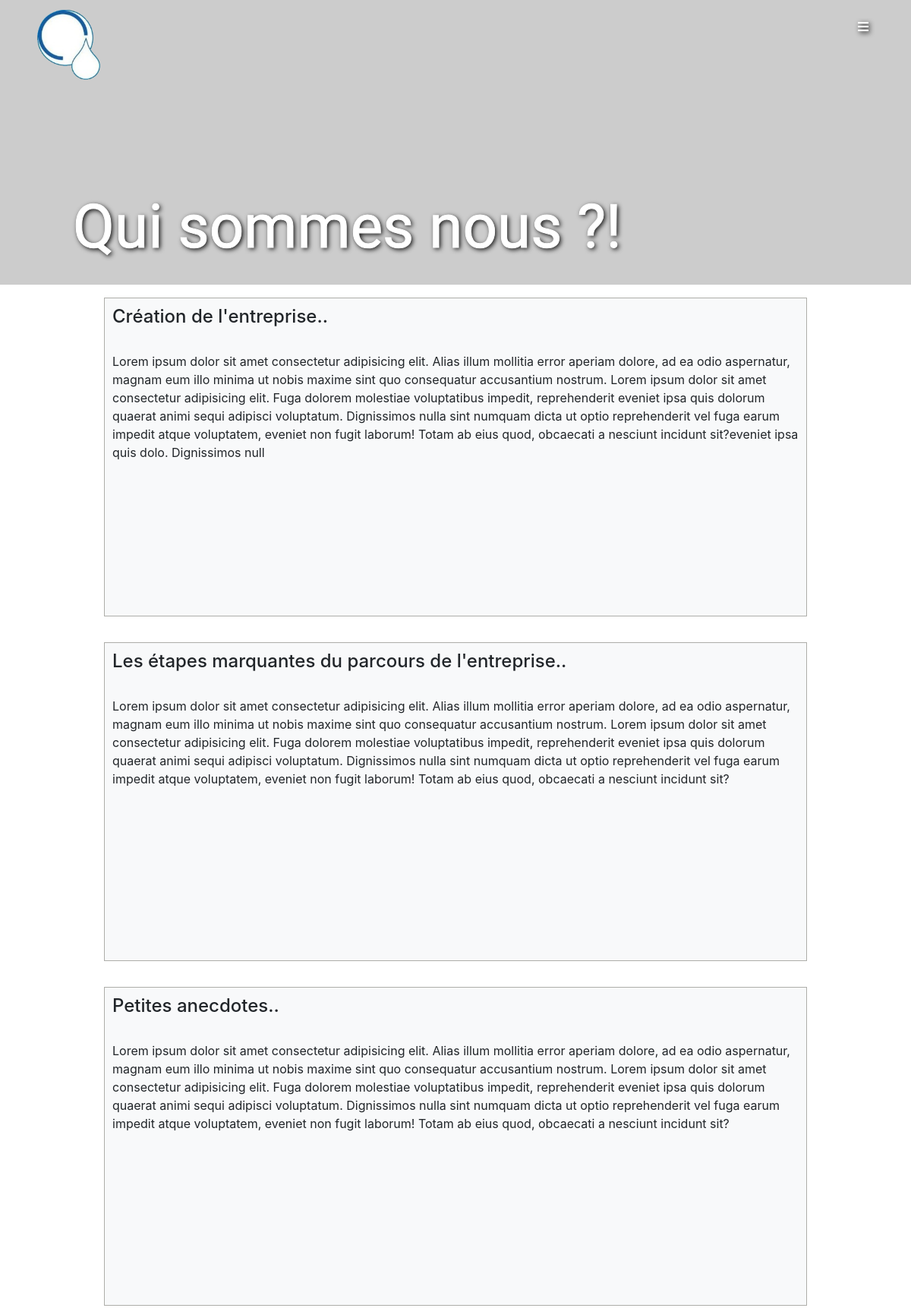
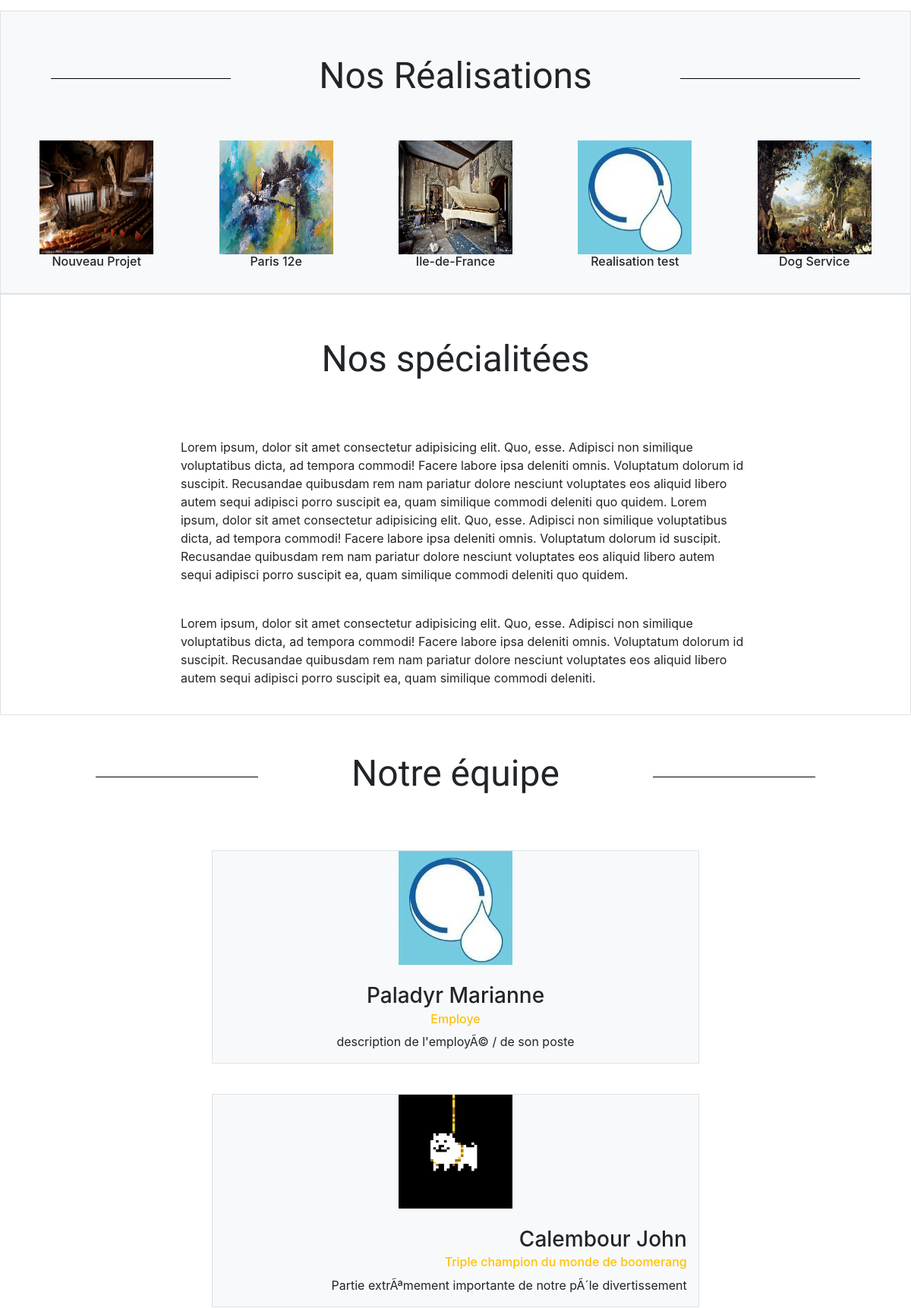
Screenshot of /Qui_Sommes-nous (upper part) with the database file from the repository (2 pictures, top to bottom).
### tables this page shows
CREATE TABLE realisation(
   real_id INT NOT NULL AUTO_INCREMENT,
   real_titre VARCHAR(100) NOT NULL,
   real_logo VARCHAR(100),
   real_paragraphe_un VARCHAR(500) NOT NULL,
   real_paragraphe_deux VARCHAR(500),
   real_lieu VARCHAR(100),
   real_cout VARCHAR(100),
   real_date_debut DATE,
   real_date_fin DATE,
   real_img_un VARCHAR(100),
   real_img_trois VARCHAR(100),
   real_img_quatre VARCHAR(100),
   real_img_cinq VARCHAR(100),
   real_img_deux VARCHAR(100),
   real_theme VARCHAR(100),
   PRIMARY KEY(real_id)
);

CREATE TABLE employe(
   employe_id INT NOT NULL AUTO_INCREMENT,
   employe_nom VARCHAR(100) NOT NULL,
   employe_prenom VARCHAR(100),
   employe_image_un VARCHAR(100),
   employe_titre VARCHAR(100),
   employe_description VARCHAR(500),
   PRIMARY KEY(employe_id)
);

### index.php (called while the page is built, shortened)
<?php
include_once("bdd.php");
include_once("view/menu/header.php");
include("Router.php");
$router =  Router::getPage(@$_GET["page"]);
include_once("view/menu/footer.php");

### controller/proposController.php (called while the page is built, shortened)
<?php
include_once("model/employeModel.php");
include_once("model/realisationModel.php");
class proposController
{
    public static function showPropos()
    {
        $employe = new employeModel;
        $propos = $employe->getEmployes();
        $reals= new RealisationModel;
        $reals=$reals->getRealisations(5, @$_GET["pageReal"]);
        include('view/propos/propos.php');
    }
}

### bdd.php (called while the page is built)
<?php
class Bdd
{
    public static function Connexion()
    {
        try {
            $bdd = new PDO("mysql:host=localhost;dbname=ccstdb", "root", "root");
            return $bdd;
        } catch (Exception $e) {
            die('erreur de connexion à la bdd <br> $e');
        }
    }
}

### model/entityBddModel.php (called while the page is built, shortened)
<?php
abstract class Entity
{
    public function __construct()
    {
        $this->bdd = Bdd::Connexion();
    }
}

### model/realisationModel.php (called while the page is built, shortened)
<?php
include_once("model/entityBddModel.php");
class RealisationModel extends Entity
{
    public function getRealisations(int $limite, $param)
    {
        if ($param === null) {
            $requete = $this->bdd->prepare('SELECT * FROM realisation  ORDER BY real_id DESC
                                            LIMIT :limite ;');
            $requete->bindValue('limite', $limite, PDO::PARAM_INT);
            $requete->execute();
            $resultat = $requete->fetchAll();
        }
        $this->bdd = null;
        return $resultat;
    }
}

### model/employeModel.php (called while the page is built, shortened)
<?php
include_once("model/entityBddModel.php");
class EmployeModel extends Entity
{
    public function getEmployes()
    {
        $requete = $this->bdd->prepare('SELECT * FROM employe');
        $requete->execute();
        $resultat = $requete->fetchAll();
        $this->bdd = null;
        return $resultat;
    }
}

### view/propos/propos.php (the view, shortened to what this page needs)
<div id="carousel" class="carousel slide" data-ride="carousel">
  <div class="carousel-inner">
    <div class="carousel-item active">
      <img src="https://picsum.photos/2000/401" class="img-page" alt="Chicago" />
      <div class="carousel-caption">
        <h1>Qui sommes nous ?!</h1>
      </div>
    </div>
  </div>
</div>
<article >
  <div class="propos-container   ">
    <div class=" border2 bg-light">
      <h4>
        Création de l'entreprise..
      </h4>
      <br />
      <p>
        Lorem ipsum dolor sit amet consectetur adipisicing elit. Alias illum
        mollitia error aperiam dolore, ad ea odio aspernatur, magnam eum
        illo minima ut nobis maxime sint quo consequatur accusantium
        nostrum. Lorem ipsum dolor sit amet consectetur adipisicing elit.
        Fuga dolorem molestiae voluptatibus impedit, reprehenderit eveniet
        ipsa quis dolorum quaerat animi sequi adipisci voluptatum.
        Dignissimos nulla sint numquam dicta ut optio reprehenderit vel fuga
        earum impedit atque voluptatem, eveniet non fugit laborum! Totam ab
        eius quod, obcaecati a nesciunt incidunt sit?eveniet ipsa quis
        dolo. Dignissimos null
      </p>
    </div>
    <div class=" border2 bg-light">
      <h4>
        Les étapes marquantes du parcours de l'entreprise..
      </h4>
      <br />
      <p>
        Lorem ipsum dolor sit amet consectetur adipisicing elit. Alias illum
        mollitia error aperiam dolore, ad ea odio aspernatur, magnam eum
        illo minima ut nobis maxime sint quo consequatur accusantium
        nostrum. Lorem ipsum dolor sit amet consectetur adipisicing elit.
        Fuga dolorem molestiae voluptatibus impedit, reprehenderit eveniet
        ipsa quis dolorum quaerat animi sequi adipisci voluptatum.
        Dignissimos nulla sint numquam dicta ut optio reprehenderit vel fuga
        earum impedit atque voluptatem, eveniet non fugit laborum! Totam ab
        eius quod, obcaecati a nesciunt incidunt sit?
      </p>
    </div>
    <div class=" border2 bg-light">
      <h4>
        Petites anecdotes..
      </h4>
      <br />
      <p>
        Lorem ipsum dolor sit amet consectetur adipisicing elit. Alias illum
        mollitia error aperiam dolore, ad ea odio aspernatur, magnam eum
        illo minima ut nobis maxime sint quo consequatur accusantium
        nostrum. Lorem ipsum dolor sit amet consectetur adipisicing elit.
        Fuga dolorem molestiae voluptatibus impedit, reprehenderit eveniet
        ipsa quis dolorum quaerat animi sequi adipisci voluptatum.
        Dignissimos nulla sint numquam dicta ut optio reprehenderit vel fuga
        earum impedit atque voluptatem, eveniet non fugit laborum! Totam ab
        eius quod, obcaecati a nesciunt incidunt sit?
      </p>
    </div>
  </div>
  <section class="propos-section border l-100 d-flex flex-column p-2  justify-content-around bg-light ">
    <header  class=" mt-5 mb-5 d-flex flex-row align-items-center justify-content-around titreSection">
      <span></span>
      <h1 >Nos Réalisations</h1>
      <span></span>
    </header>
    <div class="d-flex flex-row justify-content-around flex-wrap mb-3">
    <?php
        foreach($reals as $real){
        echo '<a href="Realisation-'.$real['real_id'].' " class="d-real d-flex flex-column align-items-center ">
              <img src="'.$real['real_logo'].'" class="img-150" alt="'.$real['real_titre'].'" />
              <h6 class="position-relative t-real">'.$real['real_titre'].'</h6>
          </a>';
        }
      ?>
    </div>
  </section>
  <section class="border l-100 d-flex flex-column p-2 align-items-center justify-content-center">
    <header class="l-100 mt-5 mb-3 d-flex flex-row align-items-center justify-content-around ">
      <h1 class="titre-spe">Nos spécialitées</h1>
    </header>
    <br />
  <div class=" l-80 d-flex flex-column p-2  justify-content-center">
    <div class="col-md-12 border1">
      Lorem ipsum, dolor sit amet consectetur adipisicing elit. Quo, esse.
      Adipisci non similique voluptatibus dicta, ad tempora commodi! Facere
      labore ipsa deleniti omnis. Voluptatum dolorum id suscipit. Recusandae
      quibusdam rem nam pariatur dolore nesciunt voluptates eos aliquid
      libero autem sequi adipisci porro suscipit ea, quam similique commodi
      deleniti quo quidem. Lorem ipsum, dolor sit amet consectetur
      adipisicing elit. Quo, esse. Adipisci non similique voluptatibus
      dicta, ad tempora commodi! Facere labore ipsa deleniti omnis.
      Voluptatum dolorum id suscipit. Recusandae quibusdam rem nam pariatur
      dolore nesciunt voluptates eos aliquid libero autem sequi adipisci
      porro suscipit ea, quam similique commodi deleniti quo quidem.
    </div>
    <div class="col-md-12 border1">
      Lorem ipsum, dolor sit amet consectetur adipisicing elit. Quo, esse.
      Adipisci non similique voluptatibus dicta, ad tempora commodi! Facere
      labore ipsa deleniti omnis. Voluptatum dolorum id suscipit. Recusandae
      quibusdam rem nam pariatur dolore nesciunt voluptates eos aliquid
      libero autem sequi adipisci porro suscipit ea, quam similique commodi
      deleniti.
    </div>
    </div>
  </section>
  <main class="d-flex flex-column align-items-center  m-0">
    <header  class="mt-5 mb-5 col-11 d-flex flex-row align-items-center justify-content-around titreSection">
      <span></span>
      <h1 class="titre-spe">Notre équipe</h1>
      <span></span>
    </header>
    <div class=" l-80 d-flex flex-column align-items-center  m-0">
    <?php
    foreach ($propos as $prop) {
      if ($compteur % 2 === 0) {
        echo '
          <article class="art-propos l-81 d-presentation  border mt-3 mb-4 bg-light">
              <div  class="container d-flex flex-column flex-shrink  mt-4">
                  <h3 class="mb-1">' . $prop['employe_prenom'] . ' ' . $prop['employe_nom'] . '</h3>
                  <h6 class="text-warning ">
                  ' . $prop['employe_titre'] . '
                  </h6>
                  <p class="">
                  ' . $prop['employe_description'] . '
                  </p>
              </div>
              <div class="img-actu">
              <img  src="' .  $prop['employe_image_un'] . '"  alt="" />
             </div>
          </article>
                ';
        $compteur++;
      } else {
        echo '
          <article class="art-propos  l-81 d-presentation    border mt-3 mb-4 bg-light">
          <div class="img-actu">
          <img  src="' .  $prop['employe_image_un'] . '"  alt="" />
         </div>
              <div  class="container d-flex flex-column flex-shrink  mt-4">
                  <h3 class="mb-1 align-self-end">' . $prop['employe_prenom'] . ' ' . $prop['employe_nom'] . '</h3>
                  <h6 class="text-warning align-self-end">
                  ' . $prop['employe_titre'] . '
                  </h6>
                  <p class="align-self-end">
                  ' . $prop['employe_description'] . '
                  </p>
              </div>
          </article>
               ';
        $compteur++;
      }
    }
    ?>
    </div>
  </main>
  </article>

### view/menu/header.php (shortened to what this page needs)
<!DOCTYPE html>
<html lang="fr">
<head>
  <link rel="stylesheet" href="https://cdnjs.cloudflare.com/ajax/libs/font-awesome/5.13.1/css/all.min.css" />
  <link rel="stylesheet" href="https://unpkg.com/leaflet@1.7.1/dist/leaflet.css" />
  <link rel="stylesheet" href="/CCST/ccst_v21_FormIndicator+Unlink/asset/bootstrap-4.6.0-dist/css/bootstrap.css" />
  <link rel="stylesheet" href="/CCST/ccst_v21_FormIndicator+Unlink/asset/style.css" />
</head>
<body>
  <nav id="accueilv3" class="d-flex  flex-row align-items-center justify-content-between ">
    <a class="" href="Accueil">
      <img class="logo" src="asset/logo.png" alt="Logo"  />
    </a>
    <div id="menu-btn" class="text-white"><i class="fas fa-bars  align-self-end mr-4"></i></div>
  </nav>

### Router.php (shortened to what this page needs)
<?php
include_once("controller/proposController.php");
class Router
{
    public static function getPage($page = 0)
    {
        switch ($page) {
            case 'propos':
                $propos = new proposController;
                $propos ->showPropos();
                break;
        }
    }
}

### view/menu/footer.php (shortened to what this page needs)
</body>
</html>

### asset/style.css (style rules this page uses)
html { scroll-behavior: smooth; }
body { animation-name: apparition; animation-duration: 1000ms; transition: all 1000ms ease; overflow-x: hidden; }
a { color: unset; }
a { transition: all 200ms ease; }
.l-100 { width: 100%; }
.l-81 { width: 81%; }
.l-80 { width: 66%; }
.img-150 { width: 150px; height: 150px; }
.img-page { width: 100%; height: 375px; -webkit-filter: grayscale(1); filter: grayscale(1); }
.img-page + div { text-shadow: 2px 2px 6px black; }
H1, H2 { font-family: "Shippori Mincho B1", serif; }
.fa-bars { color: white; }
#accueilv3 { width: 100%; position: fixed; z-index: 99; top: 0px; height: 70px; transition: all 300ms ease; background-color: #ffffff00; }
.carousel-caption { bottom: 0%; right: 0%; left: 8%; text-align: start; }
.logo { padding: 0 auto; width: 100px; height: 100px; position: relative; top: 22px; right: -40px; }
#menu-btn { display: none; }
.carousel-item > img { width: 100%; }
.carousel-caption > h1 { font-size: 5rem; -webkit-text-stroke-width: 1px; }
a:link { text-decoration: none; }
.border2 { border: 1px rgb(173, 173, 169) solid; padding: 10px; margin-top: 10px; margin-bottom: 30px; margin: 17px; }
.border1 { border: 1px white; margin: 10px; padding: 10px; margin-bottom: 10px; }
.titreSection > span { padding: 0 10%; border-bottom: solid 1px black; }
.propos-container { display: flex; flex-direction: row; align-items:start; justify-content:space-around; margin: 0 10%; }
.propos-container>div { min-height: 420px; }
.propos-section > header > h1 { border-bottom: unset; font-size: 3rem; }
.titre-spe { border-bottom: unset; font-size: 3rem; }
.art-propos { display: flex; flex-direction: row; align-items:start }
.art-propos>div>img { width: 150px; height: 150px; }
@media screen and (max-width: 1200px) { #menu-btn { margin-left: auto; margin-right: 2rem; display: block; transition: all 500ms ease; text-shadow: 2px 2px 6px black; } }
@media screen and (max-width: 1200px) { #menu-btn > i { transition: all 500ms ease; } }
@media screen and (max-width: 1200px) { .d-presentation { flex-direction: column; } }
@media screen and (max-width: 1200px) { .propos-container { flex-direction: column; justify-content:start; align-items:center; } }
@media screen and (max-width: 1200px) { .art-propos,.art-propos>div { align-items:center; justify-content: center; } }
@media screen and (max-width: 1200px) { .art-propos:nth-child(even) { flex-direction: column; } }
@media screen and (max-width: 1200px) { .art-propos:nth-child(odd) { flex-direction: column-reverse; } }

### rows the page displays
realisation: real_logo (picture), real_titre "Nouveau Projet"
realisation: real_logo (picture), real_titre "Paris 12e"
realisation: real_logo (picture), real_titre "Ile-de-France"
realisation: real_logo (picture), real_titre "Realisation test"
realisation: real_logo (picture), real_titre "Dog Service"
employe: employe_prenom "Paladyr", employe_nom "Marianne", employe_titre "Employe", employe_description "description de l'employÃ© / de son poste", employe_image_un (picture)
employe: employe_image_un (picture), employe_prenom "Calembour", employe_nom "John", employe_titre "Triple champion du monde de boomerang", employe_description "Partie extrÃªmement importante de notre pÃ´le divertissement"
